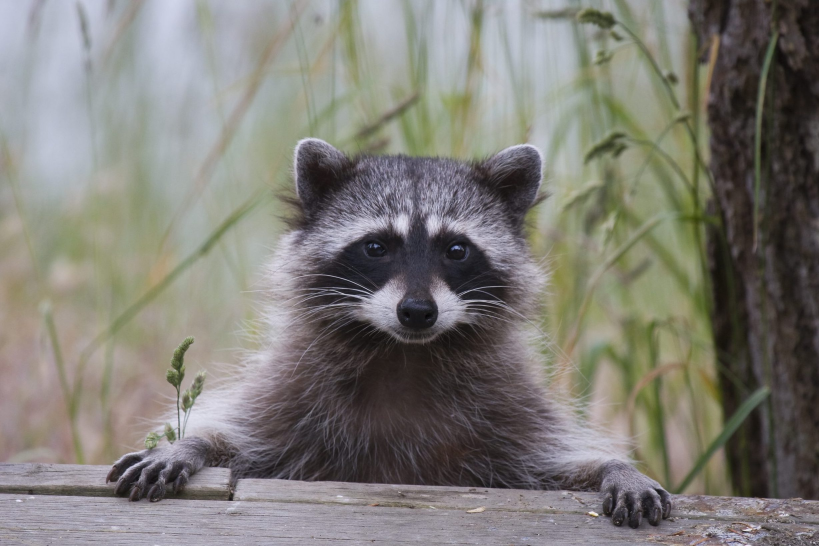
#> input picture finalExam/Image data analysis data/Raccoon image.jpg, 2457 x 1638 px, found by its file name (shown at 1/3 size)
$ python image_practice.py
#> lines starting #> are read from the running program, lines starting #| are printed output that depends on the picture; pictures that were not available may be replaced by others from this repository, and a replacement may not be noted
import pandas as pd
import numpy as np
import matplotlib.image as mpimg
import matplotlib.pyplot as plt
from PIL import Image
import os
import pydub
from pydub import AudioSegment
from pydub.playback import play
os.getcwd()


raccoon = mpimg.imread(r"./image data analysis data/Raccoon image.jpg")
#> raccoon is the input picture: shape (1638, 2457, 3); mean R, G, B 126.9, 124.7, 118.9
plt.imshow(raccoon)
plt.axis("off")

img = Image.open("./image data analysis data/Raccoon image.jpg")
img.show()
img.mode
img.size
img.format


logo = Image.open(r"./image data analysis data/python_logo.png")
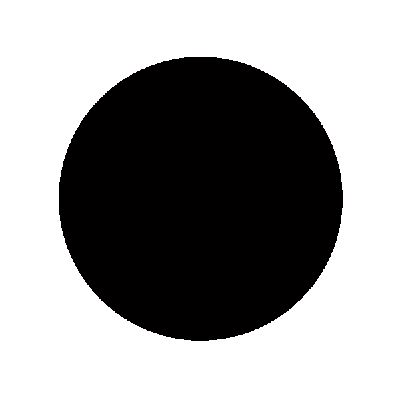
#> input picture finalExam/Image data analysis data/black_circle.jpg, 400 x 399 px, given in place of python_logo.png, which was not available
#> logo is the input picture: PIL image 400x399 RGB; mean R, G, B 154.2, 153.8, 153.8
img.paste(logo)
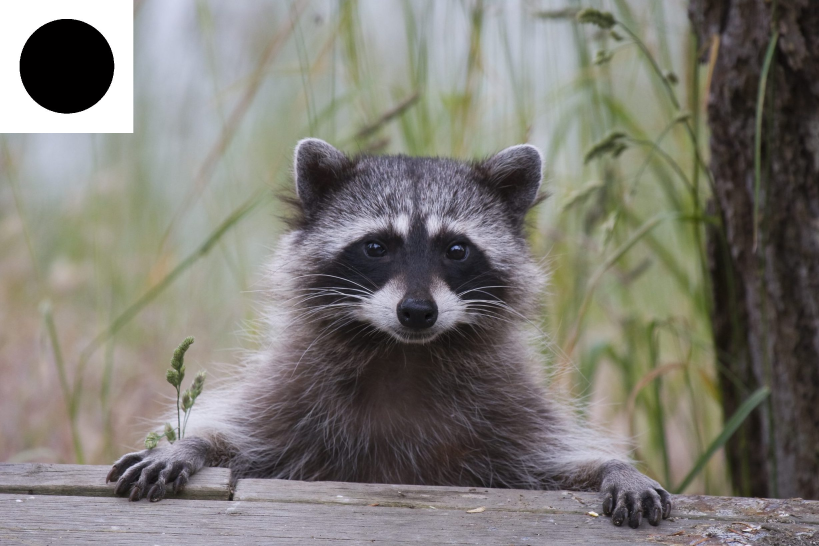
#> img: PIL image 2457x1638 RGB (shown at 1/3 size); mean R, G, B 126.2, 123.8, 117.6
img.show()

img.convert("L").show()
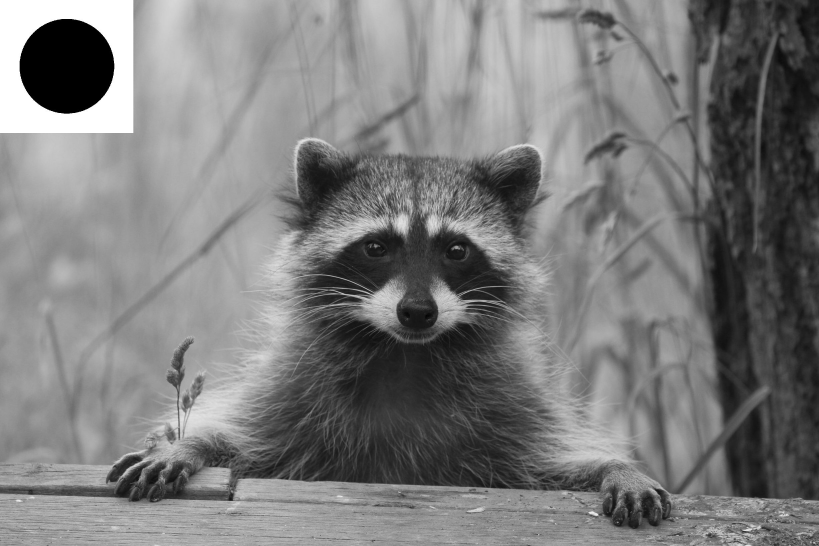
#> shown: PIL image 2457x1638 L (shown at 1/3 size); min 0, max 255, mean 123.8


#> (the run stopped early here; a loop or call above may not have finished)
